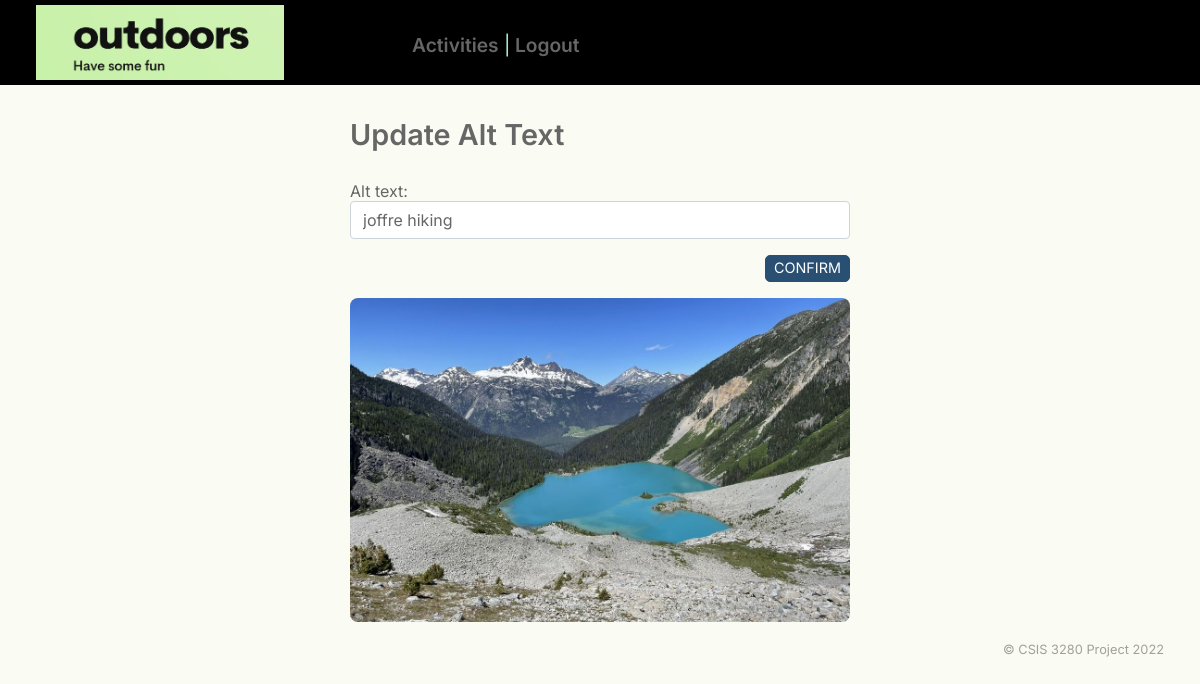
Page /admin/adminImage-edit-alt.php?id=2 on the committed database.
### tables this page shows
CREATE TABLE `image` (
  `id` int(11) NOT NULL,
  `file` varchar(254) NOT NULL,
  `alt` varchar(1000) NOT NULL
);

### inc/Utility/ImageDAO.class.php (called while the page is built, shortened)
<?php
class ImageDAO
{
    public static $dbImage;
    static function initialize(string $className)
    {
        self::$dbImage = new PDOAgent($className);
    }
    static function getImageforActivity($id)
    {
        $sql = "SELECT i.id, i.file, i.alt
        FROM image   AS i
        JOIN activity AS a
          ON i.id = a.imageID
       WHERE a.id = :id;";
        self::$dbImage->query($sql);
        self::$dbImage->bind(':id', $id);
        self::$dbImage->execute();
        return self::$dbImage->singleResult();
    }
}

### inc/Utility/PDOAgent.class.php (called while the page is built, shortened)
<?php
class PDOAgent  {
    private $host = DB_HOST;
    private $user = DB_USER;
    private $password = DB_PASSWORD;
    private $dbname = DB_NAME;
    private $dbport = DB_PORT;
    private $className = "";
    private $stmt = "";
    private $pdo = "";
    public function __construct(string $className)  {
        $this->className = $className;
        $this->dsn = "mysql:localhost=" .$this->host.";dbname=".$this->dbname.";port=".$this->dbport;
        $options = array(
            PDO::ATTR_PERSISTENT => true,
            PDO::ATTR_ERRMODE => PDO::ERRMODE_EXCEPTION
        );
        try {
            $this->pdo = new PDO($this->dsn, $this->user, $this->password, $options);
        } catch (Exception $ex) {
            $this->error = $ex->getMessage();
            echo $this->error;
    }
}
    public function query(string $query)    {
        $this->stmt  = $this->pdo->prepare($query);
    }
    public function bind($param, $value, $type = null){
        if (is_null($type)) {
            switch (true) {
                case is_int($value):
                $type = PDO::PARAM_INT;
                break;
                }
        }
        $this->stmt->bindValue($param, $value, $type);
    }
    public function execute($data = null)   {
        if (is_null($data)) {
            return $this->stmt->execute();
        } else {
            return $this->stmt->execute($data);
        }
    }
    public function singleResult()  {
        $this->stmt->setFetchMode(PDO::FETCH_CLASS, $this->className);
        return $this->stmt->fetch(PDO::FETCH_CLASS);
    }
}
?>

### inc/Entity/Image.class.php (called while the page is built, shortened)
<?php
 Class Image {
    private $file;
    private $alt;
    function getFile() {
        return $this->file ;
    }
    function getAlt() {
        return $this->alt;
    }
 }
?>

### inc/Utility/functions.php (called while the page is built, shortened)
<?php
function html_escape($text): string
{
    return htmlspecialchars($text, ENT_QUOTES, 'UTF-8', false);
}
?>

### admin/adminImage-edit-alt.php (the view, shortened to what this page needs)
<?php
require_once("../inc/Entity/Page.class.php");
require_once("../inc/Entity/Image.class.php");
require_once("../inc/Utility/PDOAgent.class.php");
require_once("../inc/Utility/functions.php");
require_once("../inc/Utility/ImageDAO.class.php");
$id = filter_input(INPUT_GET, 'id', FILTER_VALIDATE_INT);
if ($id) {
  $image = ImageDAO::getImageforActivity($id);
}
?>
<main class="container admin" id="content">
  <form action="adminImage-edit-alt.php?id=<?= $id ?>" method="POST" class="narrow">
    <h1>Update Alt Text</h1>
    <div class="form-group">
      <label for="image_alt">Alt text: </label>
      <input type="text" name="image_alt" id="image_alt" value="<?= html_escape($image->getAlt()) ?>" class="form-control">
    </div>
    <div class="form-group">
      <input type="submit" name="delete" value="Confirm" class="btn btn-primary btn-save">
    </div>
    <img src="../upload/<?= $image->getFile() ?>" alt="<?= html_escape($image->getAlt()) ?>">
  </form>
</main>

### css/styles.css (style rules this page uses)
* { box-sizing: border-box; }
body { margin: 0; color: #666; background-color: #ecf5ce3d; }
body { font-family: 'Inter', 'Arial', sans-serif; font-size: 100%; }
h1 { font-size: 1.8em; }
h1, h2 { font-weight: 600; margin: 0 0 0.14em 0; }
.container { margin: 0 auto 0 auto; max-width: 94%; }
main img { width: 100%; height: auto; border-radius: 8px; }
button, input, optgroup, select, textarea { margin: 0; font-family: inherit; font-size: inherit; line-height: inherit; color: inherit; }
.btn, .btn-search { color: #fff; background: #295073; display: inline-block; width: min-content; white-space: nowrap; border: 1px solid transparent; border-radius: 5px; padding: .1rem .5rem; line-height: 1.5; vertical-align: middle; text-transform: uppercase; }
.btn { font-size: 0.9rem; }
.btn-primary { background-color: #295073; border-color: #295073; }
.form-control { display: block; width: 100%; height: calc(2.25rem + 2px); padding: .375rem .75rem; font-size: 1rem; line-height: 1.5; background-clip: padding-box; border: 1px solid #ced4da; border-radius: .25rem; }
label { display: inline-block; }
input[type=submit] { float: right; margin-bottom: 1rem; }
.form-group { margin-bottom: 1rem; }
.narrow { max-width: 500px; margin: 0 auto; }
.admin h1 { margin-bottom: 1em; }

### rows in the picture
image: image_alt "joffre hiking", file (picture)
